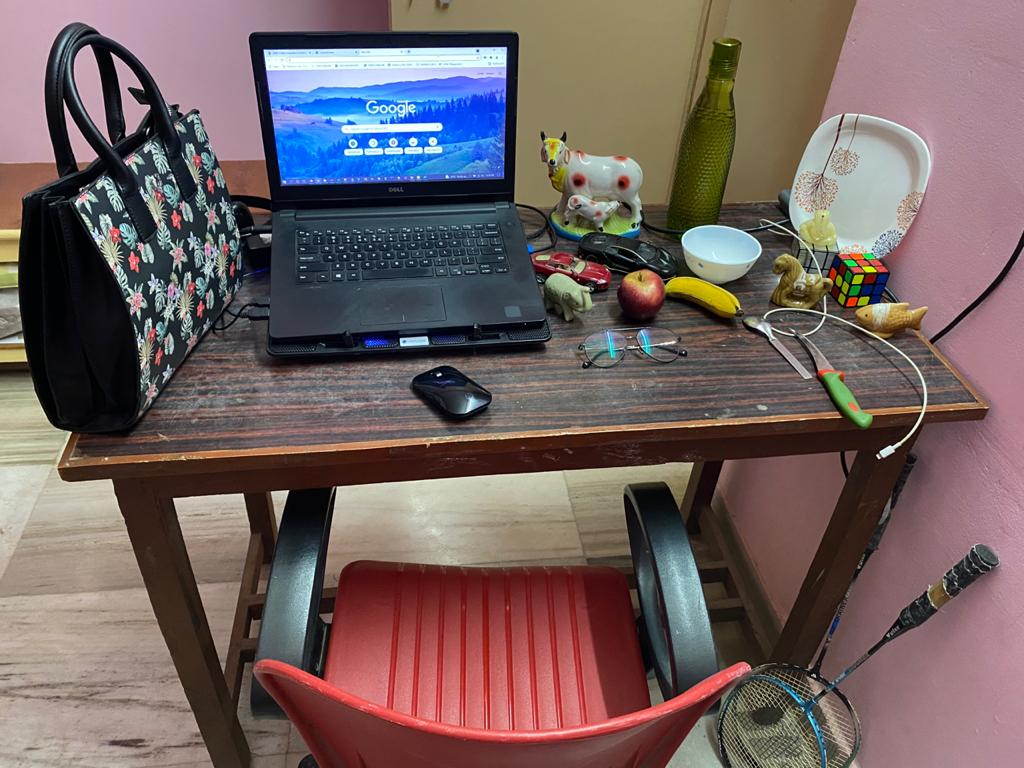
#> input picture as11/part1/images/S_Click1.jpg, 1024 x 768 px, found by its file name
$ jupyter execute --allow-errors YOLO_Object_detect.ipynb   (shell and % lines are left out)
#> lines starting #> are read from the running program, lines starting #| are printed output that depends on the picture
[cell 1]
from google.colab import drive
#> (the rest of this cell did not finish here and is left out)

[cell 2]
path = "drive/MyDrive/Colab Notebooks/Assignment-11/Part1-yolo_object_detection"
import sys
sys.path.append(path)

[cell 3]
import cv2
import numpy as np

#> (a cell that did not finish here is left out)

[cell 5]
# Loading image
img = cv2.imread(path+"/images/S_Click1.jpg")
#> img is the input picture: shape (768, 1024, 3); mean B, G, R 96.3, 97.3, 113.6
img = cv2.resize(img, None, fx=0.4, fy=0.4)
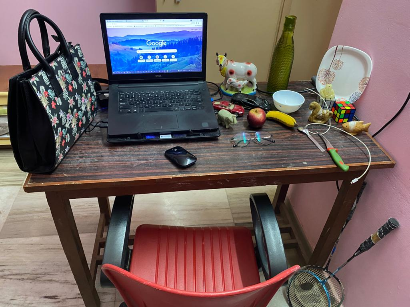
#> img: shape (307, 410, 3); mean B, G, R 96.3, 97.2, 113.6
height, width, channels = img.shape
#> height = 307; width = 410; channels = 3

[cell 6]
# Detecting objects
blob = cv2.dnn.blobFromImage(img, 0.00392, (416, 416), (0, 0, 0), True, crop=False)
#> (the rest of this cell did not finish here and is left out)

[cell 7]
# Showing informations on the screen
class_ids = []
confidences = []
boxes = []
#> (the rest of this cell did not finish here and is left out)

[cell 8]
indexes = cv2.dnn.NMSBoxes(boxes, confidences, 0.5, 0.4)

[cell 9]
from google.colab.patches import cv2_imshow
font = cv2.FONT_HERSHEY_PLAIN
for i in range(len(boxes)):
    if i in indexes:
        x, y, w, h = boxes[i]
        label = str(classes[class_ids[i]])
        color = colors[i]
        cv2.rectangle(img, (x, y), (x + w, y + h), color, 2)
        cv2.putText(img, label, (x, y + 30), font, 3, color, 3)


cv2_imshow(img)
cv2.waitKey(0)
cv2.destroyAllWindows()


$ run again, with as11/part1/images/A_Click1.jpeg copied over as11/part1/images/S_Click1.jpg
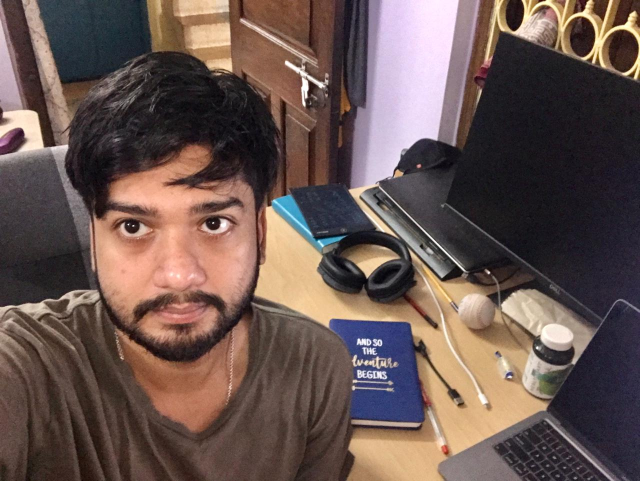
#> input picture as11/part1/images/A_Click1.jpeg, 1280 x 962 px, found by its file name (shown at 1/2 size)
#> img is the input picture: shape (962, 1280, 3); mean B, G, R 80.9, 85.9, 105
#> `img = cv2.resize(img, None, fx=0.4, fy=0.4)`:
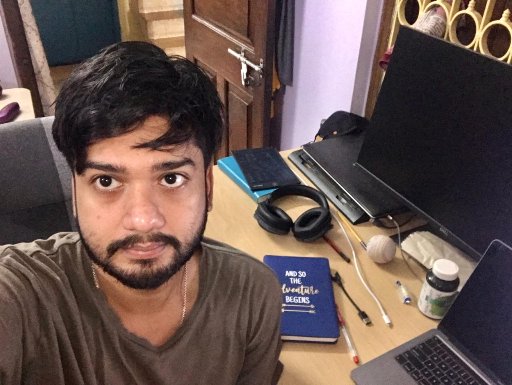
#> img: shape (385, 512, 3); mean B, G, R 80.8, 85.9, 104.9
